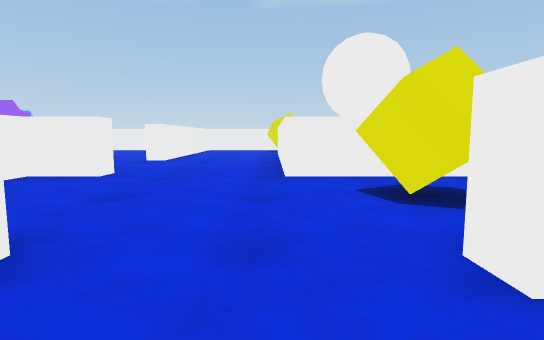
View 1 (above)

24 first-person views from a walk through a 3-D level made in the Unity game engine. The camera is 0.68 m above the floor, tilts 6° down and sees 80° across. The floor is counted in squares, 1 m on a side. Each view is taken from the middle of a square. On the plan, view 1 faces up. The plan holds only what a view shows up to about 10 squares ahead; the rest is blank.

View 2
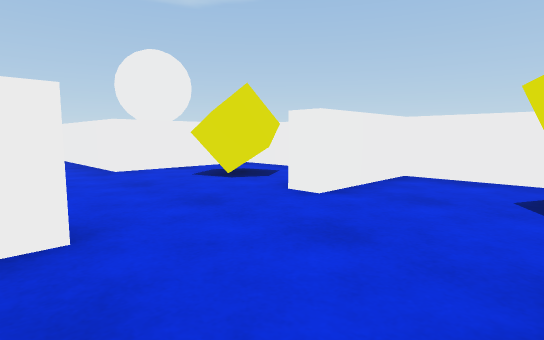

View 3
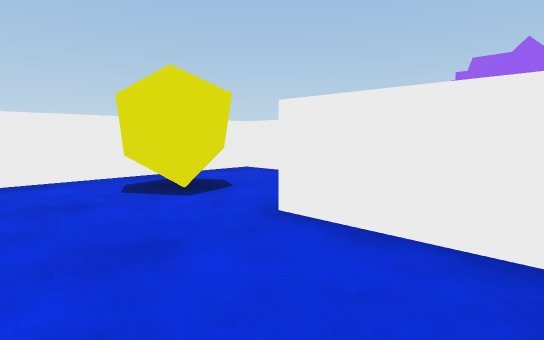

View 4
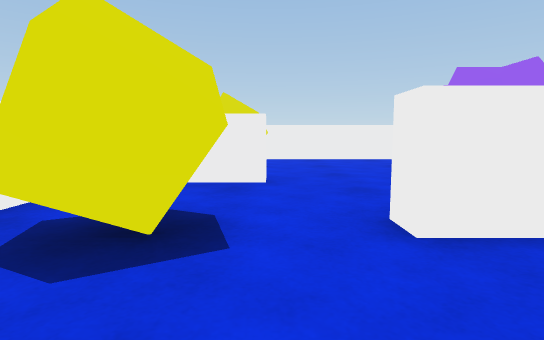

View 5
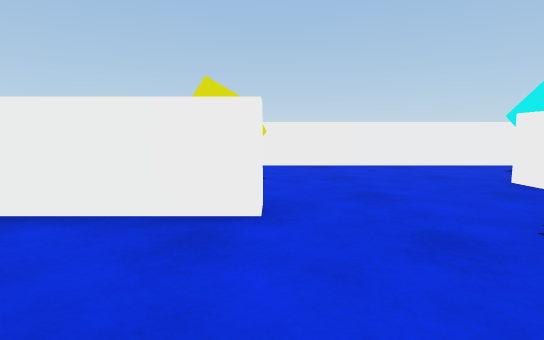

View 6
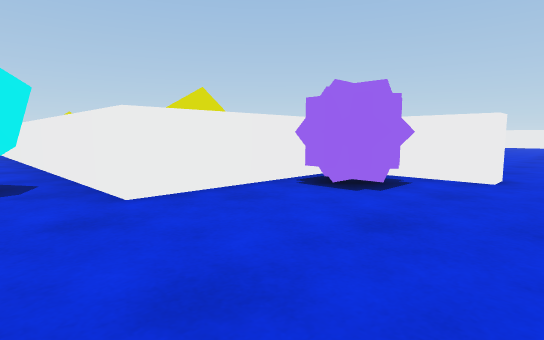

View 7
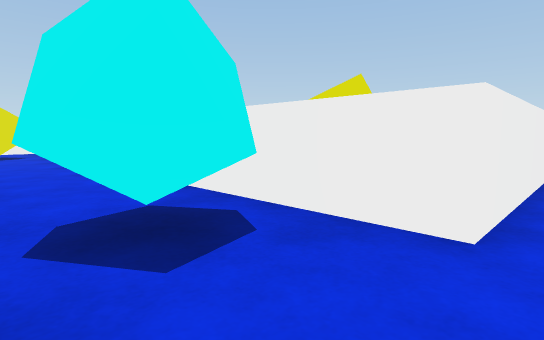

View 8
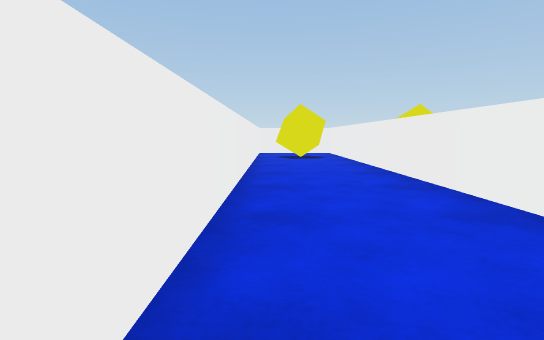

View 9
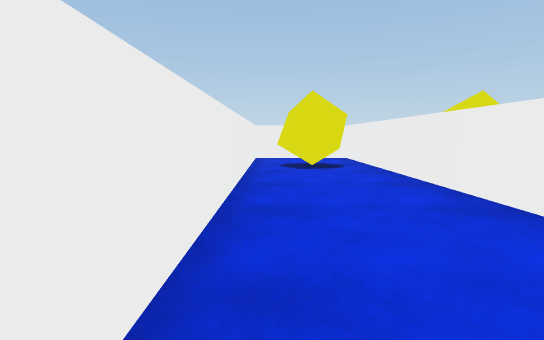

View 10
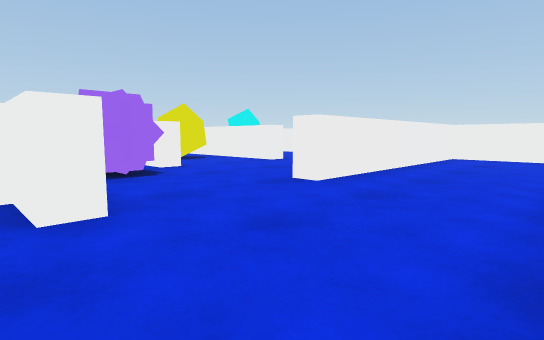

View 11
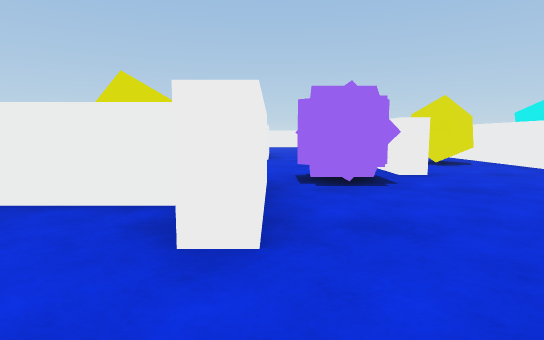

View 12
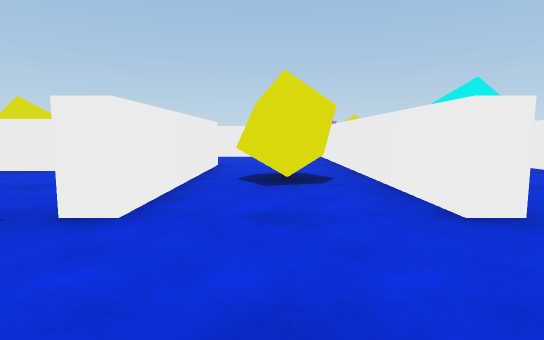

View 13
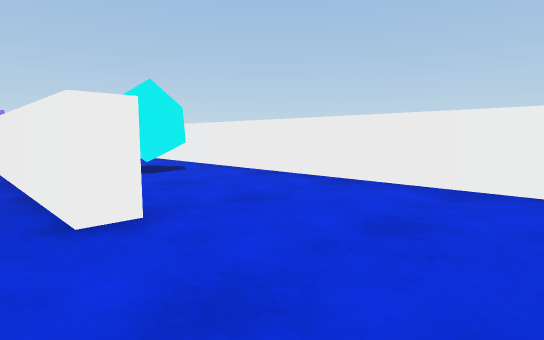

View 14
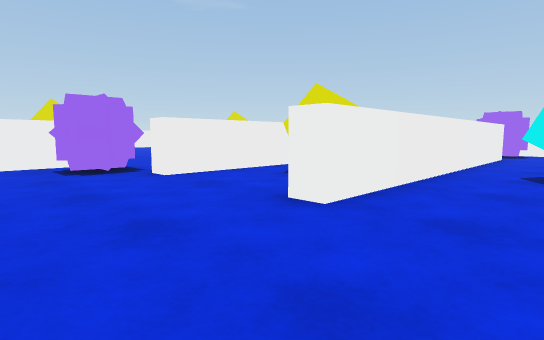

View 15
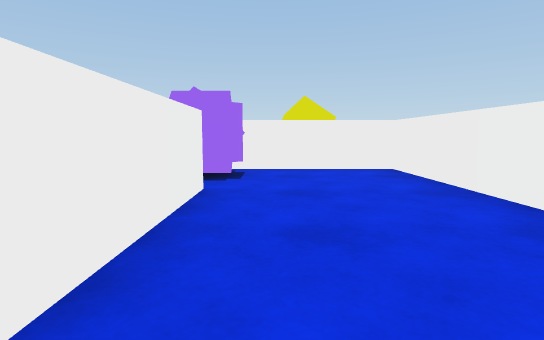

View 16
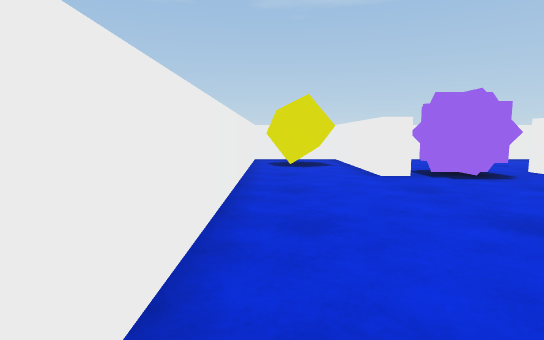

View 17
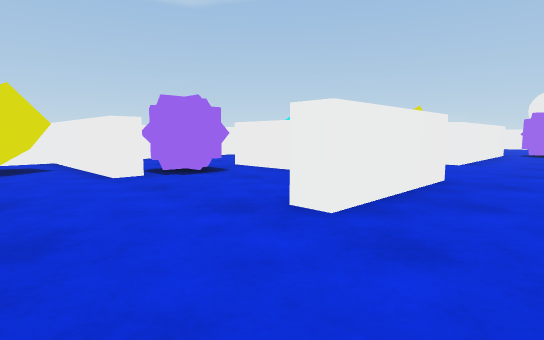

View 18
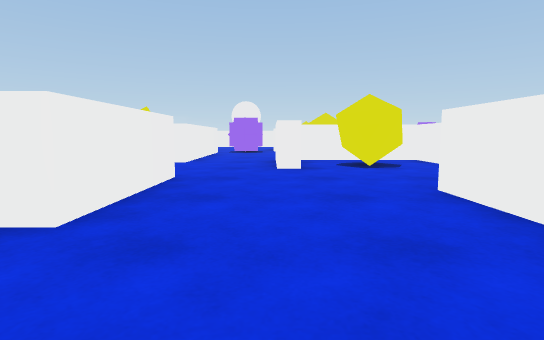

View 19
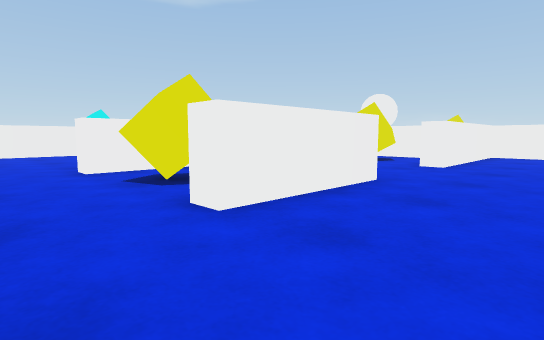

View 20
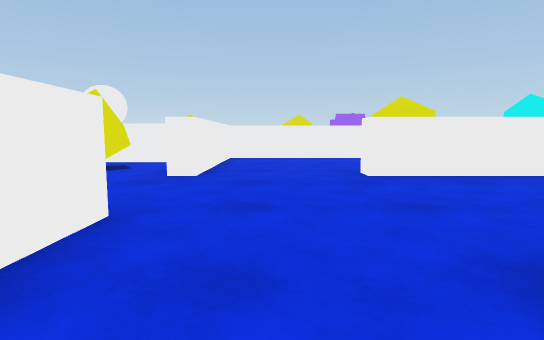

View 21
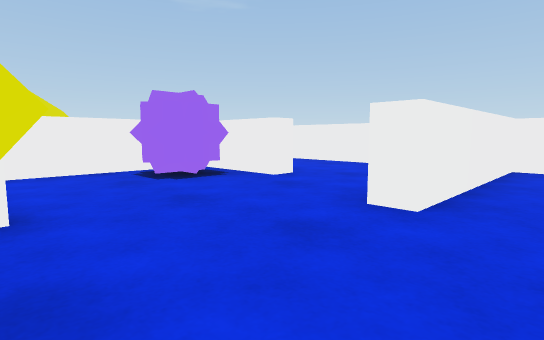

View 22
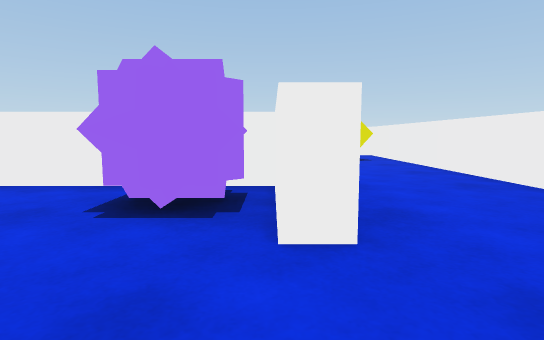

View 23
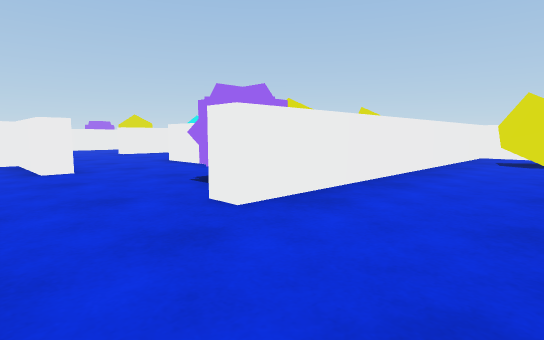

View 24
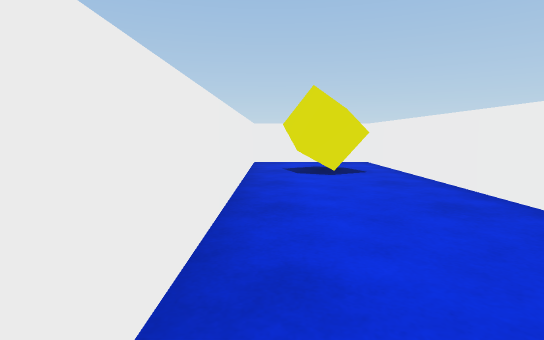

### Floor plan
Ten units are one square. View 1 is at (0, 0); x grows to the right and y downward. Boxes are objects, and circles mark ways between rooms. Rooms are numbered by the first view taken in them; rooms with no view inside come last. Other rooms are left out.
<svg viewBox="-210 -160 250 250">
<path fill="none" stroke="#000" d="M-25 21 -25 57 -171 57M-14 -14 -19 -14M29 37 35 37 35 28M35 12 35 -14 29 -14M35 -39 35 -54 2 -54 2 -64M-29 -59 -29 -54 -41 -54 -41 -32M-170 76 -170 85M-168 85 12 85M-103 -60 -103 -46M-116 -82 -116 -87 -66 -87 -66 -82 -116 -82M-146 -76 -161 -76M-121 -19 -108 -19 -108 -52M-102 -14 -121 -14M-59 -59 -29 -59M-151 -102 -151 -121 -66 -121 -66 -116 -140 -116M-46 -26 -46 -40M-170 -10 -170 14 -115 14M-29 -90 -35 -90M-176 -116 -181 -116 -181 -155 -205 -155M-205 -39 -160 -39 -160 -34M-75 48 -75 17 -70 17M-42 -155 -176 -155 -176 -121M-30 29 -30 -14 -75 -14 -75 -19M-205 -152 -205 -65M-205 -10 -205 85 -175 85 -175 -10 -170 -10"/>
<rect x="-155" y="65" width="20" height="10" fill="#bbb"><title>yellow cube</title></rect>
<rect x="-55" y="65" width="20" height="10" fill="#bbb"><title>cyan cube</title></rect>
<rect x="-25" y="15" width="20" height="20" fill="#bbb"><title>other object</title></rect>
<rect x="5" y="-45" width="20" height="20" fill="#bbb"><title>yellow cube</title></rect>
<rect x="15" y="55" width="10" height="20" fill="#bbb"><title>yellow cube</title></rect>
<rect x="15" y="5" width="10" height="20" fill="#bbb"><title>yellow cube</title></rect>
<rect x="-205" y="-145" width="20" height="10" fill="#bbb"><title>yellow cube</title></rect>
<rect x="-175" y="-125" width="20" height="20" fill="#bbb"><title>other object</title></rect>
<rect x="-165" y="-5" width="10" height="20" fill="#bbb"><title>other object</title></rect>
<rect x="-155" y="25" width="20" height="20" fill="#bbb"><title>yellow cube</title></rect>
<rect x="-135" y="-45" width="20" height="20" fill="#bbb"><title>yellow cube</title></rect>
<rect x="-115" y="-145" width="20" height="10" fill="#bbb"><title>cyan cube</title></rect>
<rect x="-95" y="-115" width="10" height="20" fill="#bbb"><title>yellow cube</title></rect>
<rect x="-75" y="-45" width="20" height="20" fill="#bbb"><title>yellow cube</title></rect>
<rect x="-75" y="-85" width="20" height="20" fill="#bbb"><title>other object</title></rect>
<rect x="-55" y="25" width="10" height="20" fill="#bbb"><title>yellow cube</title></rect>
<rect x="-195" y="55" width="10" height="20" fill="#bbb"><title>yellow cube</title></rect>
<circle cx="-170" cy="-25" r="3" fill="#2a7"/>
<text x="-20" y="30">1</text>
<text x="-110" y="-60">2</text>
<text x="-190" y="20">3</text>
</svg>
Room 2 opens to room 3.

Where each view was taken, in squares from view 1:
view 1: 0 up, 0 right, facing up
view 2: 1 down, 2 left, facing up-right
view 3: 1 up, 2 left, facing down-right
view 4: 1 up, 1 right, facing down
view 5: 1 down, 1 right, facing down
view 6: 7 down, 1 right, facing up-left
view 7: 8 down, 2 left, facing up-left
view 8: 8 down, 4 left, facing left
view 9: 8 down, 7 left, facing left
view 10: 5 up, 0 right, facing up-left
view 11: 6 up, 1 left, facing left
view 12: 10 up, 4 left, facing left
view 13: 11 up, 4 left, facing up-left
view 14: 14 up, 4 left, facing down-left
view 15: 13 up, 11 left, facing left
view 16: 6 up, 20 left, facing up
view 17: 6 up, 20 left, facing up-right
view 18: 6 up, 20 left, facing right
view 19: 1 down, 15 left, facing up-right
view 20: 0 up, 13 left, facing right
view 21: 5 up, 13 left, facing down-left
view 22: 3 up, 17 left, facing down
view 23: 3 up, 20 left, facing down-right
view 24: 0 up, 18 left, facing down
